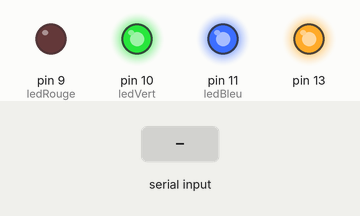
This sketch was run on a simulated Arduino Uno, built with avr-gcc and run on an emulated ATmega328P. On the bench: output pins drawn as LEDs (lit = HIGH). The test bench sets the inputs (shaded band). What the sketch prints to the serial monitor is not drawn.

Above: at 1.2 s.
1.3 s: "90,45\n" received over the second serial link
At 2.2 s:
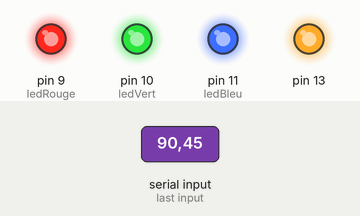
2.8 s: "R90\n" received over the second serial link
4.3 s: "R,45\n" received over the second serial link
Timing chart, 0 to 7.3 s (numbered marks = the images above; inputs shaded):
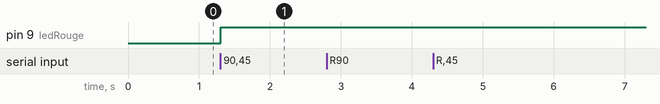

The sketch:

Arduino_TX_RX.ino
```cpp
#include <SoftwareSerial.h>
SoftwareSerial mySerial(4, 8); //RX, TX

const int ledRouge=9;
const int ledVert=10;
const int ledBleu=11;

String message;

int no_ack = 0;
String acquitement[8] = {"0A0B0C",
                         "0A0B1023C",
                         "0A1023B0C",
                         "0A1023B1023C",
                         "1023A0B0C",
                         "1023A0B1023C",
                         "1023A1023B0C",
                         "1023A1023B1023C"};


void setup()
{
  // Mise en place Comm' Serie
  Serial.begin(9600); // Avec PC
  mySerial.begin(9600); // Avec Nodemcu

  // Mise en place LED RGB \\
  pinMode (ledRouge,OUTPUT);
  pinMode (ledVert,OUTPUT);
  pinMode (ledBleu,OUTPUT);
  pinMode (13,OUTPUT);

  digitalWrite(ledVert,HIGH); // Extinction de la LED
  digitalWrite(ledRouge,HIGH); // Extinction de la LED
  digitalWrite(ledBleu,HIGH); // Extinction de la LED
  digitalWrite(13,HIGH);
}

void loop()
{
  // Attente d'un message sur serial
  while (! mySerial.available())
  {
    Serial.print(".");
    delay(10);
  }
  message = mySerial.readStringUntil('\n');
  Serial.println(message);

  // Décodage du message et allumage des LEDs
  traiter_message(message);

  //Envoi d'acquitement
  envoi_acquittement();
}

void traiter_message (String message)
{
  int taille = message.length();
  int nombreEnCours = 0;
  int R = 0;
  int G = 0;
  int B = 0;

  for (int i = 0; i < taille; i++)
  {
    char c = message[i];
    if ( ( c >= '0' ) && ( c <= '9' ) )
    {
      nombreEnCours = ( ( nombreEnCours * 10 ) + ( c - '0' ) );
    }

    if ( ( c >= 'A' ) && ( c <= 'Z' ) )
    {
      if ( c == 'R' )
      {
        R = nombreEnCours;
      }
      if ( c == 'G' )
      {
        G = nombreEnCours;
      }
      if ( c == 'B' )
      {
        B = nombreEnCours;
      }
      nombreEnCours = 0;
    }
  }
  ledRVBpwm (R/4, G/4, B/4);

}

void ledRVBpwm(int pwmRouge, int pwmVert, int pwmBleu)
{
 analogWrite(ledRouge, 255-pwmRouge);
 analogWrite(ledVert, 255-pwmVert);
 analogWrite(ledBleu, 255-pwmBleu);
}


void envoi_acquittement()
{
  mySerial.println(acquitement[no_ack]);
  no_ack ++;
  if (no_ack == 8)
  {
    no_ack = 0;
  }
}
```

Measured:
- after the input at 1.3 s, pin 9 (ledRouge): LOW → HIGH at once
- after the input at 2.8 s, every drawn part: stays the same
- after the input at 4.3 s, every drawn part: stays the same
